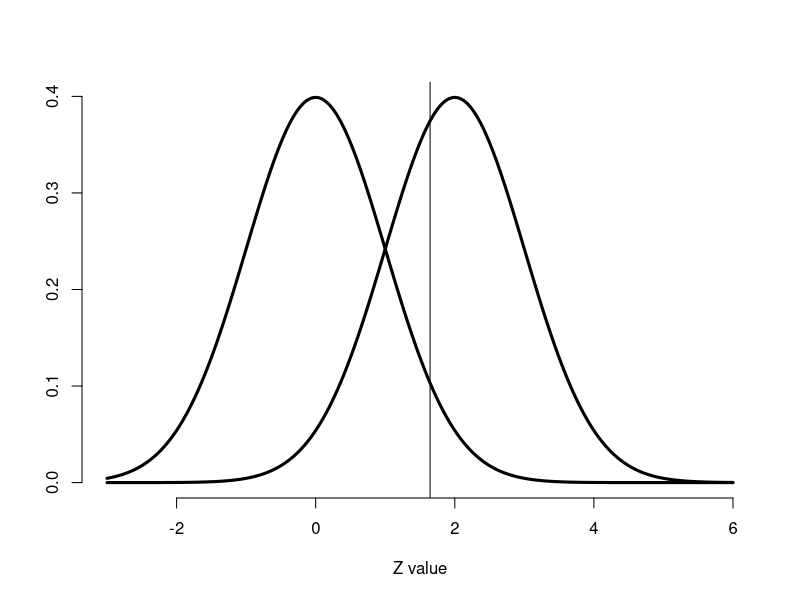

Write the R code that produced this figure.
## ---- chunk 1
knitr::include_graphics("http://yufree.github.io/blogcn/figure/error.png")
## ---- chunk 2
sigma <- 10; mu_0 = 0; mu_a = 2; n <- 100; alpha = .05
plot(c(-3, 6),c(0, dnorm(0)), type = "n", frame = F, xlab = "Z value", ylab = "")
xvals <- seq(-3, 6, length = 1000)
lines(xvals, dnorm(xvals), type = "l", lwd = 3)
lines(xvals, dnorm(xvals, mean = sqrt(n) * (mu_a - mu_0) / sigma), lwd =3)
abline(v = qnorm(1 - alpha))
